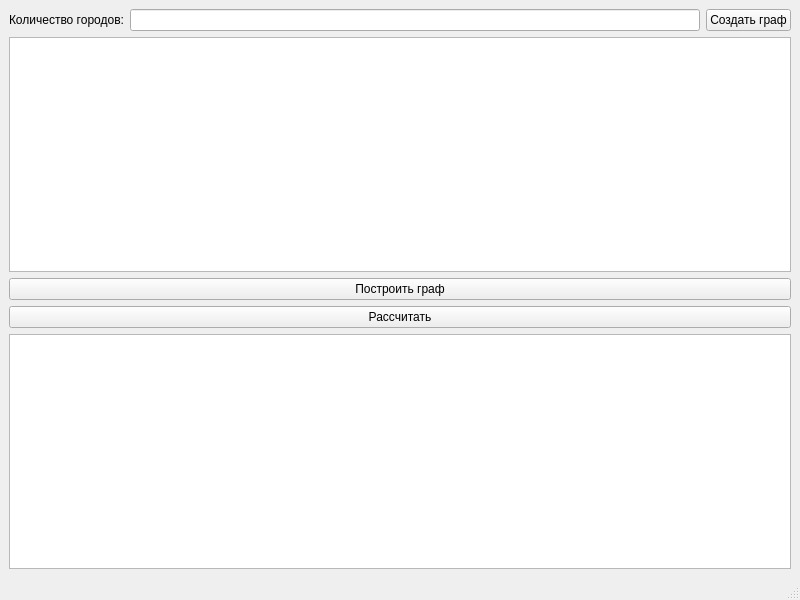
<?xml version="1.0" encoding="UTF-8"?>
<ui version="4.0">
 <class>MainWindow</class>
 <widget class="QMainWindow" name="MainWindow">
  <property name="geometry">
   <rect>
    <x>0</x>
    <y>0</y>
    <width>800</width>
    <height>600</height>
   </rect>
  </property>
  <property name="windowTitle">
   <string>Salesman</string>
  </property>
  <widget class="QWidget" name="centralwidget">
   <layout class="QVBoxLayout" name="verticalLayout">
    <item>
     <layout class="QHBoxLayout" name="horizontalLayout">
      <item>
       <widget class="QLabel" name="label">
        <property name="text">
         <string>Количество городов:</string>
        </property>
       </widget>
      </item>
      <item>
       <widget class="QLineEdit" name="vertexCountLineEdit">
        <property name="sizePolicy">
         <sizepolicy hsizetype="Expanding" vsizetype="Fixed">
          <horstretch>0</horstretch>
          <verstretch>0</verstretch>
         </sizepolicy>
        </property>
       </widget>
      </item>
      <item>
       <widget class="QPushButton" name="createGraphButton">
        <property name="sizePolicy">
         <sizepolicy hsizetype="Preferred" vsizetype="Fixed">
          <horstretch>0</horstretch>
          <verstretch>0</verstretch>
         </sizepolicy>
        </property>
        <property name="text">
         <string>Создать граф</string>
        </property>
       </widget>
      </item>
     </layout>
    </item>
    <item>
     <widget class="QTableWidget" name="adjacencyMatrixTableWidget">
      <property name="editTriggers">
       <set>QAbstractItemView::AllEditTriggers</set>
      </property>
      <property name="selectionMode">
       <enum>QAbstractItemView::NoSelection</enum>
      </property>
     </widget>
    </item>
    <item>
     <widget class="QPushButton" name="buildGraphButton">
      <property name="text">
       <string>Построить граф</string>
      </property>
     </widget>
    </item>
    <item>
     <widget class="QPushButton" name="calculateButton">
      <property name="text">
       <string>Рассчитать</string>
      </property>
     </widget>
    </item>
    <item>
     <widget class="QTextEdit" name="resultTextEdit">
      <property name="readOnly">
       <bool>true</bool>
      </property>
     </widget>
    </item>
   </layout>
  </widget>
  <widget class="QMenuBar" name="menubar">
   <property name="geometry">
    <rect>
     <x>0</x>
     <y>0</y>
     <width>800</width>
     <height>25</height>
    </rect>
   </property>
  </widget>
  <widget class="QStatusBar" name="statusbar"/>
 </widget>
 <resources/>
 <connections/>
</ui>
